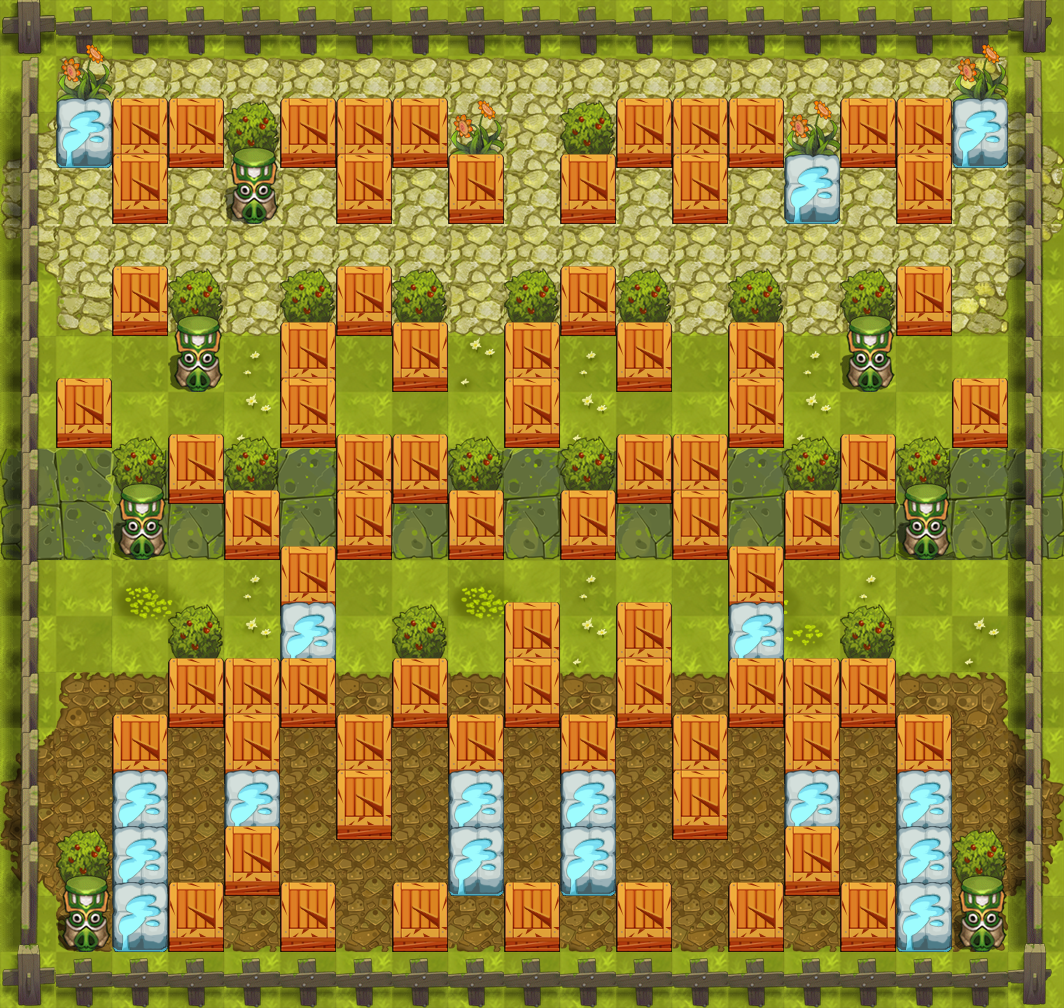

This is a level from a 2D game, rendered from its Tiled map with the project's own tilesets. A one-line summary and the map file follow, with tile-layer data summarised:
An orthogonal 19x18 tile map with 56x56 px tiles, 4 tile layers (collidableLayer, backgroundLayer, floor, stoneLayer), 22 tilesets and 28 objects (soldier_pos).

<map version="1.0" orientation="orthogonal" width="19" height="18" tilewidth="56" tileheight="56">
 <tileset firstgid="1" name="lv2_clmap_base" tilewidth="56" tileheight="56">
  <image source="图块资源/lv2/lv2_clmap_base.png" width="112" height="112" />
 </tileset>
 <tileset firstgid="5" name="lv2_h_wall" tilewidth="56" tileheight="172">
  <image source="图块资源/lv2/lv2_h_wall.png" width="56" height="172" />
 </tileset>
 <tileset firstgid="6" name="lv2_v_wall" tilewidth="172" tileheight="56">
  <image source="图块资源/lv2/lv2_v_wall.png" width="172" height="56" />
 </tileset>
 <tileset firstgid="7" name="meta_tiles" tilewidth="56" tileheight="56">
  <image source="图块资源/lv2/meta_tiles.png" width="112" height="56" />
  <tile id="0">
   <properties>
    <property name="move" value="false" />
   </properties>
  </tile>
  <tile id="1">
   <properties>
    <property name="move" value="true" />
   </properties>
  </tile>
 </tileset>
 <tileset firstgid="9" name="grass" tilewidth="56" tileheight="68">
  <image source="图块资源/lv2/grass.png" width="56" height="68" />
  <tile id="0">
   <properties>
    <property name="type" value="stone" />
   </properties>
  </tile>
 </tileset>
 <tileset firstgid="10" name="lv2_stone" tilewidth="56" tileheight="72">
  <image source="图块资源/lv2/lv2_stone.png" width="56" height="144" />
  <tile id="0">
   <properties>
    <property name="type" value="stone" />
   </properties>
  </tile>
  <tile id="1">
   <properties>
    <property name="type" value="stone" />
   </properties>
  </tile>
 </tileset>
 <tileset firstgid="12" name="lv2_tree" tilewidth="56" tileheight="60">
  <image source="图块资源/lv2/lv2_tree.png" width="56" height="121" />
  <tile id="0">
   <properties>
    <property name="type" value="stone" />
   </properties>
  </tile>
  <tile id="1">
   <properties>
    <property name="type" value="stone" />
   </properties>
  </tile>
 </tileset>
 <tileset firstgid="14" name="lv2_sz1" tilewidth="56" tileheight="103">
  <image source="图块资源/lv2/lv2_sz1.png" width="56" height="103" />
  <tile id="0">
   <properties>
    <property name="type" value="stone" />
   </properties>
  </tile>
 </tileset>
 <tileset firstgid="15" name="lv2_sz2" tilewidth="56" tileheight="77">
  <image source="图块资源/lv2/lv2_sz2.png" width="56" height="77" />
  <tile id="0">
   <properties>
    <property name="type" value="stone" />
   </properties>
  </tile>
 </tileset>
 <tileset firstgid="16" name="riever" tilewidth="56" tileheight="56">
  <image source="图块资源/lv2/riever.png" width="56" height="728" />
 </tileset>
 <tileset firstgid="29" name="lv2_tex2" tilewidth="56" tileheight="56">
  <image source="图块资源/lv2/lv2_tex2.png" width="560" height="560" />
 </tileset>
 <tileset firstgid="129" name="floor1" tilewidth="56" tileheight="68">
  <image source="图块资源/lv2/floor1.png" width="56" height="68" />
  <tile id="0">
   <properties>
    <property name="type" value="stone" />
   </properties>
  </tile>
 </tileset>
 <tileset firstgid="130" name="floor2" tilewidth="56" tileheight="53">
  <image source="图块资源/lv2/floor2.png" width="56" height="53" />
  <tile id="0">
   <properties>
    <property name="type" value="stone" />
   </properties>
  </tile>
 </tileset>
 <tileset firstgid="131" name="floor3" tilewidth="56" tileheight="61">
  <image source="图块资源/lv2/floor3.png" width="56" height="61" />
  <tile id="0">
   <properties>
    <property name="type" value="stone" />
   </properties>
  </tile>
 </tileset>
 <tileset firstgid="132" name="kulo" tilewidth="56" tileheight="62">
  <image source="图块资源/lv2/kulo.png" width="56" height="62" />
 </tileset>
 <tileset firstgid="133" name="nangua" tilewidth="56" tileheight="53">
  <image source="图块资源/lv2/nangua.png" width="56" height="53" />
  <tile id="0">
   <properties>
    <property name="type" value="stone" />
   </properties>
  </tile>
 </tileset>
 <tileset firstgid="134" name="tile_box" tilewidth="56" tileheight="70">
  <image source="图块资源/lv2/tile_box.png" width="112" height="70" />
  <tile id="0">
   <properties>
    <property name="type" value="stone" />
   </properties>
  </tile>
  <tile id="1">
   <properties>
    <property name="type" value="box" />
   </properties>
  </tile>
 </tileset>
 <tileset firstgid="136" name="wl1" tilewidth="56" tileheight="64">
  <image source="图块资源/lv2/wl1.png" width="56" height="64" />
  <tile id="0">
   <properties>
    <property name="type" value="stone" />
   </properties>
  </tile>
 </tileset>
 <tileset firstgid="137" name="wl2" tilewidth="56" tileheight="53">
  <image source="图块资源/lv2/wl2.png" width="56" height="53" />
  <tile id="0">
   <properties>
    <property name="type" value="stone" />
   </properties>
  </tile>
 </tileset>
 <tileset firstgid="138" name="wl3" tilewidth="44" tileheight="65">
  <image source="图块资源/lv2/wl3.png" width="44" height="65" />
  <tile id="0">
   <properties>
    <property name="type" value="stone" />
   </properties>
  </tile>
 </tileset>
 <tileset firstgid="139" name="rightwl" tilewidth="36" tileheight="112">
  <image source="图块资源/lv2/rightwl.png" width="36" height="112" />
 </tileset>
 <tileset firstgid="140" name="leftwl" tilewidth="44" tileheight="112">
  <image source="图块资源/lv2/leftwl.png" width="44" height="112" />
 </tileset>
 <layer name="collidableLayer" width="19" height="18">
  <data>[342 cells, 342 non-empty, 2 distinct tile ids]</data>
 </layer>
 <layer name="backgroundLayer" width="19" height="18">
  <data>[342 cells, 342 non-empty, 4 distinct tile ids]</data>
 </layer>
 <layer name="floor" width="19" height="18">
  <data>[342 cells, 254 non-empty, 70 distinct tile ids]</data>
 </layer>
 <layer name="stoneLayer" width="19" height="18">
  <data>[342 cells, 190 non-empty, 10 distinct tile ids]</data>
 </layer>
 <objectgroup name="soldierObjects" width="19" height="18">
  <object name="soldier_pos" x="504" y="448" width="56" height="56" />
 </objectgroup>
 <objectgroup name="enemyObject" width="19" height="18">
  <object x="840" y="224" width="56" height="56">
   <properties>
    <property name="enemyType" value="3" />
   </properties>
  </object>
  <object x="672" y="224" width="56" height="56">
   <properties>
    <property name="enemyType" value="4" />
   </properties>
  </object>
  <object x="392" y="840" width="56" height="56">
   <properties>
    <property name="enemyType" value="6" />
   </properties>
  </object>
  <object x="336" y="224" width="56" height="56">
   <properties>
    <property name="enemyType" value="5" />
   </properties>
  </object>
  <object x="112" y="224" width="56" height="56">
   <properties>
    <property name="enemyType" value="6" />
   </properties>
  </object>
  <object x="952" y="616" width="56" height="56">
   <properties>
    <property name="enemyType" value="7" />
   </properties>
  </object>
  <object x="616" y="392" width="56" height="56">
   <properties>
    <property name="enemyType" value="6" />
   </properties>
  </object>
  <object x="168" y="784" width="56" height="56">
   <properties>
    <property name="enemyType" value="7" />
   </properties>
  </object>
  <object x="784" y="392" width="56" height="56">
   <properties>
    <property name="enemyType" value="5" />
   </properties>
  </object>
  <object x="336" y="392" width="56" height="56">
   <properties>
    <property name="enemyType" value="7" />
   </properties>
  </object>
  <object x="112" y="560" width="56" height="56">
   <properties>
    <property name="enemyType" value="3" />
   </properties>
  </object>
  <object x="280" y="784" width="56" height="56">
   <properties>
    <property name="enemyType" value="7" />
   </properties>
  </object>
  <object x="448" y="560" width="56" height="56">
   <properties>
    <property name="enemyType" value="4" />
   </properties>
  </object>
  </objectgroup>
 <objectgroup name="groundObject" width="19" height="18">
  <!-- 10 objects omitted --></objectgroup>
</map>
<!-- 14 of 28 objects omitted -->